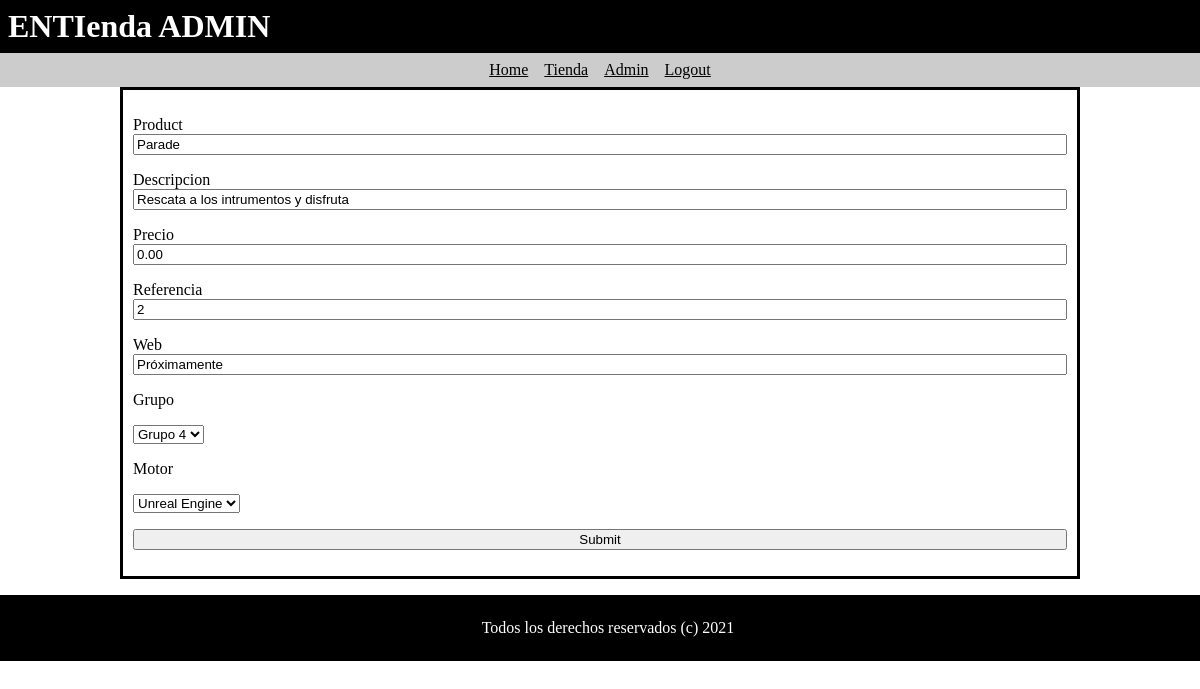
The app's page /admin.php?id_product=2 (signed in) with its own data.
### tables this page shows
CREATE TABLE products (
	id_product INT UNSIGNED NOT NULL PRIMARY KEY AUTO_INCREMENT,
	product VARCHAR(128),
	description TEXT,
	price DECIMAL(6,2),
	reference VARCHAR(8),
	discount INT,
	units_sold INT UNSIGNED,
	website VARCHAR(255),
	size INT,
	duration INT,
	release_date DATE,
	id_group INT UNSIGNED,
	FOREIGN KEY (id_group) REFERENCES groups(id_group),
	id_engine_version INT UNSIGNED,
	FOREIGN KEY (id_engine_version) REFERENCES engines_versions(id_engine_version)
);

### admin.php (the view, shortened to what this page needs)
<?php
require("template.php");
require("config.php");
$conn = mysqli_connect($db_server, $db_user, $db_pass, $db);
$groups = "";
$engines = "";
$dynamic_query = <<<EOD
SELECT * FROM groups;
EOD;
$res = $conn->query($dynamic_query);
while($prod = $res->fetch_assoc()){
$groups .= <<<EOD
	<option value="{$prod["id_group"]}">{$prod["group"]}</option>
EOD;
}
$dynamic_query = <<<EOD
SELECT * FROM engines;
EOD;
$res = $conn->query($dynamic_query);
while($prod = $res->fetch_assoc()){
$engines .= <<<EOD
	<option value="{$prod["id_engine"]}">{$prod["engine"]}</option>
EOD;
}
$id_product = 0;
if(isset($_GET["id_product"])){
	$id_product = intval($_GET["id_product"]);
}
if($id_product == 0){
$content = <<<EOD
<form method="post" action="product_insert_req.php" id="product-form">
<p><label for="product">Product</label><input type="text" name="product" id="product" /></p>
<p><label for="description">Descripcion</label><input type="text" name="description" id="description" /></p>
<p><label for="price">Precio</label><input type="text" name="price" id="price" /></p>
<p><label for="reference">Referencia</label><input type="text" name="reference" id="reference" /></p>
<p><label for="website">Web</label><input type="text" name="website" id="website" /></p>
<p>Grupo</p>
<select for="id_group" name="id_group">{$groups}</select>
<p>Motor</p>
<select for="id_engine_version" name="id_engine_version">{$engines}</select>
<p><input type="submit" /></p>
</form>
<form method="post" action="group_insert_req.php" id="group-form">
<p><label for="group_name">Group name</label><input type="text" name="group_name" id="group_name" /></p>
<p><label for="course">Course</label><input type="text" name="course" id="course" /></p>
<p><label for="jam_year">Jam Year</label><input type="text" name="jam_year" id="jam_year" /></p>
<p><label for="mark">Mark</label><input type="text" name="mark" id="mark" /></p>
<p><input type="submit" /></p>
</form>
EOD;
}else{
require("config.php");
$conn = mysqli_connect($db_server, $db_user, $db_pass, $db);
$query = <<<EOD
	SELECT * FROM products WHERE id_product={$id_product};
EOD;
$res = $conn->query($query);
$prod = $res->fetch_assoc();
$content = <<<EOD
<form method="post" action="product_update_req.php" id="product-form">
<input type="hidden" name="id_product" value="{$prod["id_product"]}" />
<p><label for="product">Product</label><input type="text" name="product" id="product" value="{$prod["product"]}" /></p>
<p><label for="description">Descripcion</label><input type="text" name="description" id="description"  value="{$prod["description"]}" //></p>
<p><label for="price">Precio</label><input type="text" name="price" id="price"  value="{$prod["price"]}" //></p>
<p><label for="reference">Referencia</label><input type="text" name="reference" id="reference"  value="{$prod["reference"]}" //></p>
<p><label for="website">Web</label><input type="text" name="website" id="website"  value="{$prod["website"]}" //></p>
<p>Grupo</p>
<select for="id_group" name="id_group" id="id_group">{$groups}</select>
<p>Motor</p>
<select for="id_engine_version" name="id_engine_version" id="id_engine_version">{$engines}</select>
<p><input type="submit" /></p>
</form>
<script>
document.getElementById("id_group").selectedIndex = {$prod["id_group"]}-1;
document.getElementById("id_engine").selectedIndex = {$prod["id_engine_version"]}-1;
</script>
EOD;
}
?>

### estilo.css (style rules this page uses)
body { margin:0; padding:0; }
#product-form, #group-form { border-style: solid; padding:10px; }
#product-form p,#group-form p { display:flex; flex-direction:column; }

### records on screen
products: product "Parade", description "Rescata a los intrumentos y disfruta", price "0.00", reference "2", website "Próximamente"

### other values on screen
$title "ENTIenda ADMIN"
form field id_group "Grupo 4"
form field id_engine_version "Unreal Engine"
